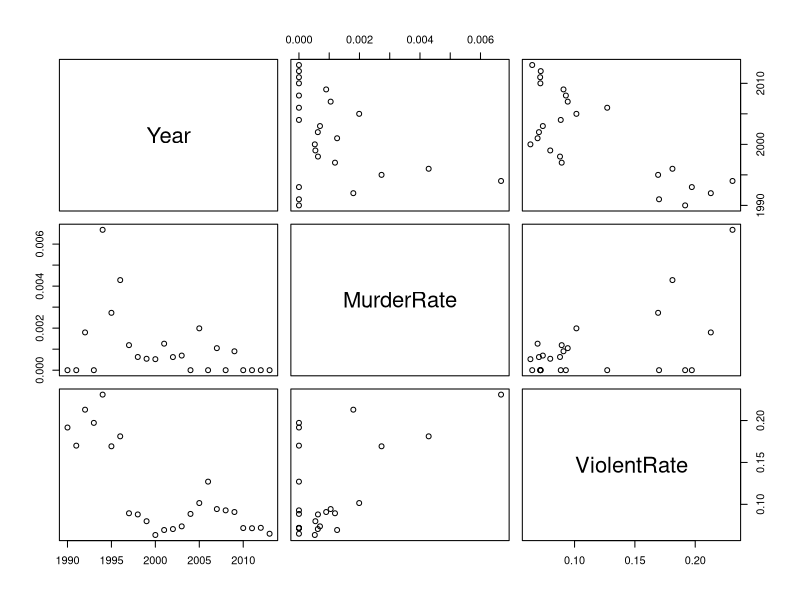
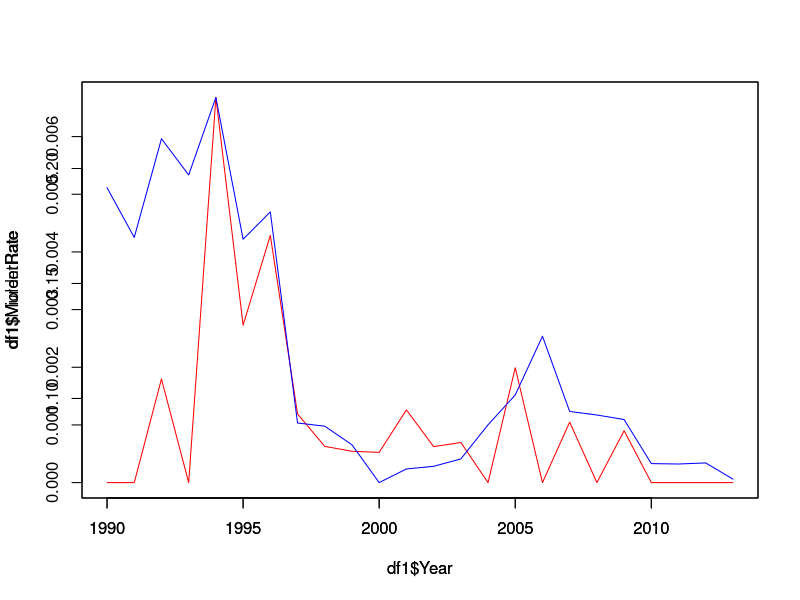

The R script that drew these images, in order:
df <- read.csv('Index_Crimes_by_County_and_Agency__Beginning_1990.csv')
old_data <- df[is.na(df$Months.Reported), ]
new_data <- df[!is.na(df$Months.Reported), ]

df$MurderRate <- df$Murder / df$Total.Index.Crimes
df$ViolentRate <- df$Violent / df$Total.Index.Crimes
df1 <- df[order(df$Year), c("Year", "MurderRate", "ViolentRate")]
plot(df1)
matplot(df1$Year, df1$MurderRate, type='l', col="red")
par(new=T)
matplot(df1$Year, df1$ViolentRate, type='l', col="blue")
par(new=F)
